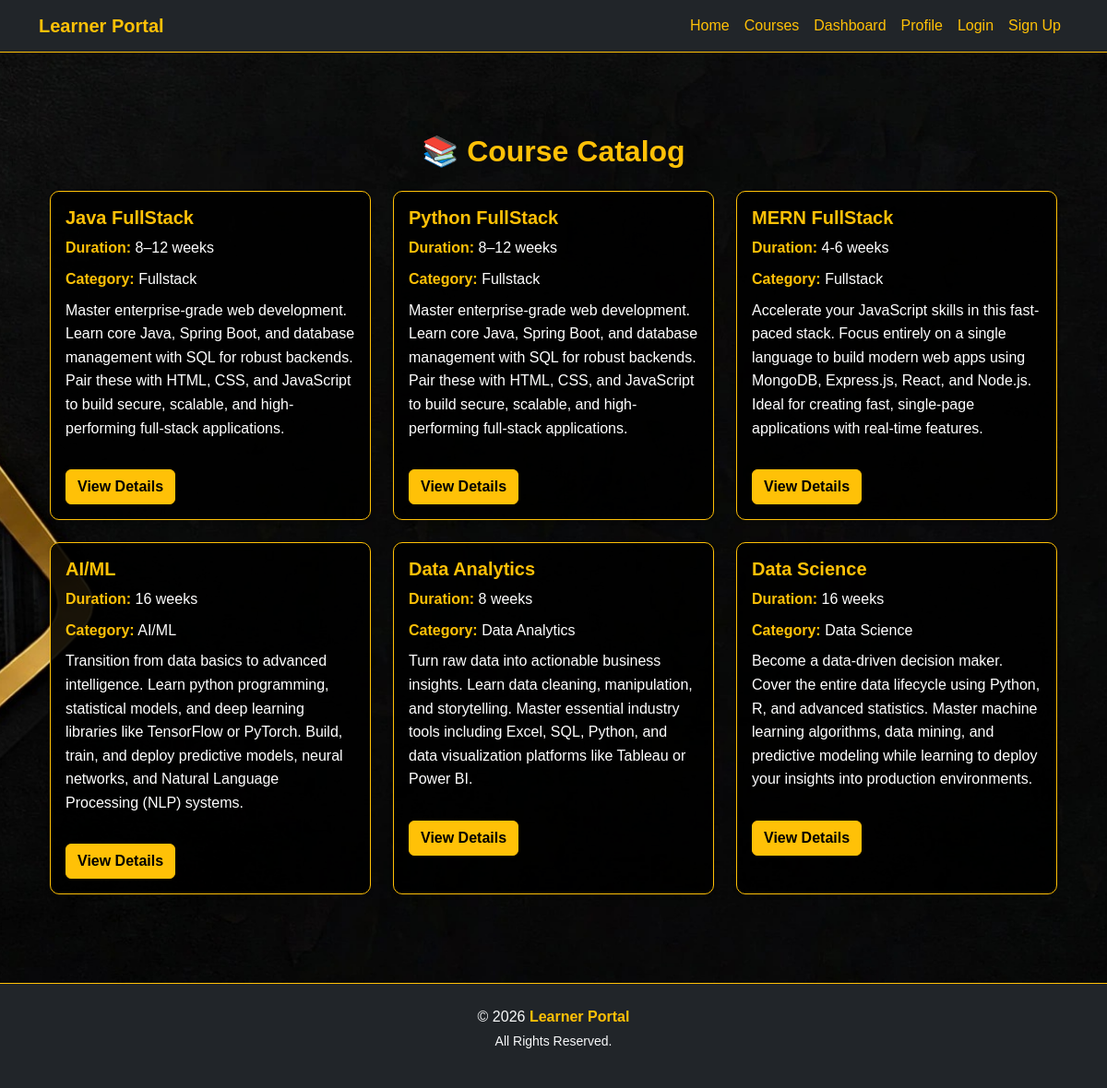
Page /courses/ on the committed database.
### core/models.py (models this page shows, shortened)
class Course(models.Model):
    title = models.CharField(max_length=100)
    duration = models.CharField(max_length=50)   # e.g. "8 weeks"
    category = models.CharField(max_length=50)   # e.g. "Fullstack", "AI/ML"
    description = models.TextField(blank=True)
    short_description = models.CharField(max_length=200, blank=True)
    image = models.ImageField(upload_to="course_images/", blank=True, null=True)
    is_featured = models.BooleanField(default=False)

### core/views.py (the view)
# urls.py: path("courses/", views.course_list, name="course_list"),
def course_list(request):
    courses = Course.objects.all()
    return render(request, "courses/course_list.html", {"courses": courses})

### core/context_processors.py (called while the page is built)
def current_year(request):
    return {"year": datetime.now().year}

### core/templates/courses/course_list.html (shortened to what this page needs)
{% extends "base.html" %}
{% block content %}
<div class="container py-5">
  <h2 class="fw-bold text-warning mb-4 text-center">📚 Course Catalog</h2>
  <div class="row">
    {% for course in courses %}
      <div class="col-md-4 mb-4">
        <div class="card h-100 shadow-sm border-warning">
          <div class="card-body">
            <h5 class="card-title text-warning fw-bold">{{ course.title }}</h5>
            <p class="mb-2"><strong>Duration:</strong> {{ course.duration }}</p>
            <p class="mb-2"><strong>Category:</strong> {{ course.category }}</p>
            <p class="text-muted">
              {{ course.description|default:"No description available." }}
            </p>
            <a href="{% url 'course_detail' course.id %}" class="btn btn-warning mt-3">View Details</a>
          </div>
        </div>
      </div>
    {% empty %}
      <p class="text-center text-light">No courses available yet.</p>
    {% endfor %}
  </div>
</div>
{% endblock %}

### static/css/style.css (style rules this page uses)
html, body { min-height: 100%; }
body { margin: 0; background: url("../updated.jpeg") no-repeat center center fixed; background-size: cover; font-family: "Poppins", sans-serif; color: #ffffff; position: relative; }
.container { position: relative; z-index: 1; }
.card { position: relative; z-index: 1; background-color: rgba(0, 0, 0, 0.88) !important; border-radius: 10px; border: 1px solid #ffc107; box-shadow: 0 4px 15px rgba(0, 0, 0, 0.6); transition: transform 0.3s ease, box-shadow 0.3s ease; }
.card-body { color: #ffffff !important; }
.card-title { color: #ffc107 !important; font-weight: bold; }
.card p strong { color: #ffc107 !important; font-weight: 600; }
.card p { color: #ffffff !important; font-size: 16px; line-height: 1.6; }
.btn-warning { font-weight: bold; color: #000000 !important; background-color: #ffc107; border-color: #ffc107; }
a { color: #ffc107; }

### rows in the picture
Course: title "Java FullStack", duration "8–12 weeks", category "Fullstack", description "Master enterprise-grade web development. Learn core Java, Spring Boot, and database management with SQL for robust backends. Pair these with HTML, CSS, and JavaScript to build secure, scalable, and high-performing full-stack applications."
Course: title "Python FullStack", duration "8–12 weeks", category "Fullstack", description "Master enterprise-grade web development. Learn core Java, Spring Boot, and database management with SQL for robust backends. Pair these with HTML, CSS, and JavaScript to build secure, scalable, and high-performing full-stack applications."
Course: title "MERN FullStack", duration "4-6 weeks", category "Fullstack", description "Accelerate your JavaScript skills in this fast-paced stack. Focus entirely on a single language to build modern web apps using MongoDB, Express.js, React, and Node.js. Ideal for creating fast, single-page applications with real-time features."
Course: title "AI/ML", duration "16 weeks", category "AI/ML", description "Transition from data basics to advanced intelligence. Learn python programming, statistical models, and deep learning libraries like TensorFlow or PyTorch. Build, train, and deploy predictive models, neural networks, and Natural Language Processing (NLP) systems."
Course: title "Data Analytics", duration "8 weeks", category "Data Analytics", description "Turn raw data into actionable business insights. Learn data cleaning, manipulation, and storytelling. Master essential industry tools including Excel, SQL, Python, and data visualization platforms like Tableau or Power BI."
Course: title "Data Science", duration "16 weeks", category "Data Science", description "Become a data-driven decision maker. Cover the entire data lifecycle using Python, R, and advanced statistics. Master machine learning algorithms, data mining, and predictive modeling while learning to deploy your insights into production environments."
